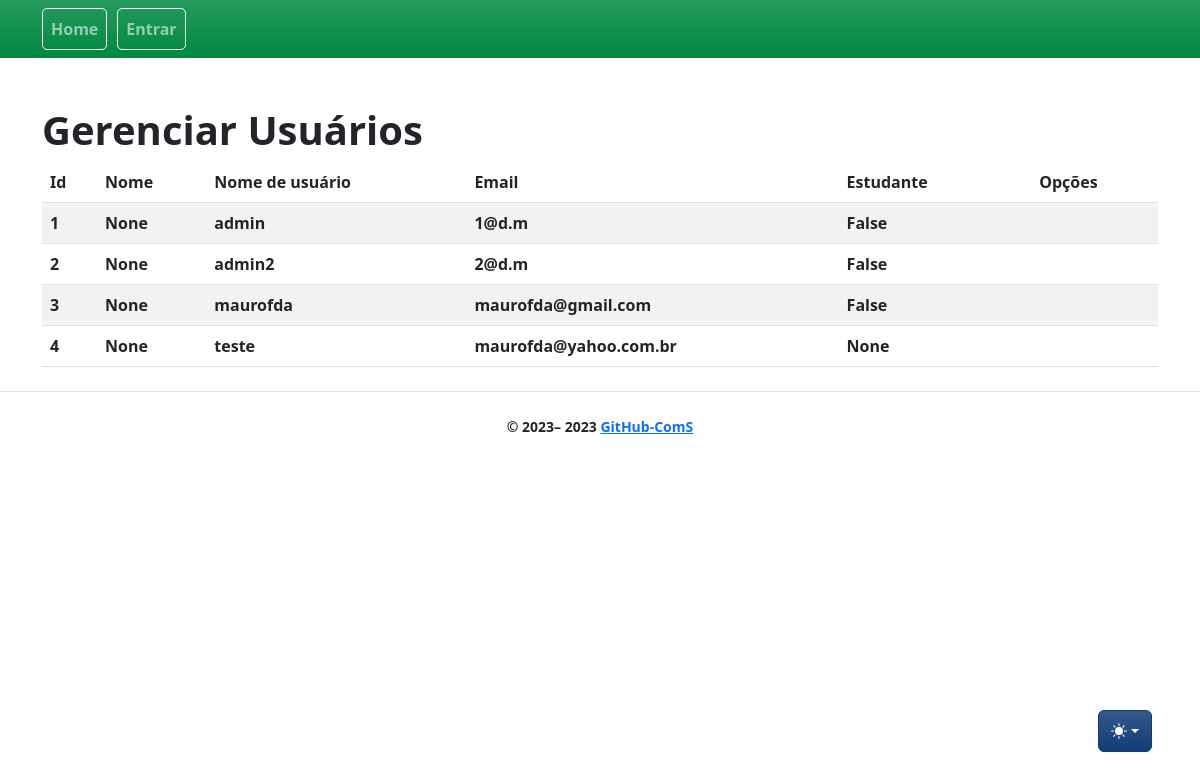
/users/, run on the app's committed database.
### app/models/user.py (models this page shows, shortened)
class User(UserMixin, db.Model):
    __tablename__ = "user"
    id = db.Column(db.Integer, primary_key=True)
    name = db.Column(db.String, nullable=True)
    username = db.Column(db.String(80), unique=True, nullable=False)
    email = db.Column(db.String(120), unique=True, nullable=False)
    pwd = db.Column(db.String(300), nullable=False)
    is_student = db.Column(db.BOOLEAN)

### app/controllers/users_controllers.py (the view)
@bp.route("/", methods=["GET", "POST"])
def index():
    users = User.query.all()
    return render_template(_j.index, entities=users, **properties)

### app/templates/users/index.jinja2 (shortened to what this page needs)
{% extends "base.jinja2" %}
{% from 'bootstrap5/utils.html' import render_icon %}
{% from 'macros/component_confirm_modal.jinja2' import confirmModalMacro, confirmModalScript %}
{% block head %}
{{ super() }}
{% endblock %}
{% block content %}
<div class="table-wrapper">
    <div class="table-title">
        <div class="row">
            <div class="col-sm-6">
                <h1>Gerenciar {{title}}</h1>
            </div>
            <div class="col-sm-6">
            </div>
        </div>
    </div>
    <table class="table table-striped table-hover">
        <thead>
            <tr>
                <th>Id</th>
                <th>Nome</th>
                <th>Nome de usuário</th>
                <th>Email</th>
                <th>Estudante</th>
                <th></th>
                <th>Opções</th>
            </tr>
        </thead>
        <tbody>
            {% for entity in entities %}
            <tr>
                {% for field in list_fields %}
                <td>{{ entity[field] }}</td>
                {% endfor %}
                <td>
                    <a class="btn" href="{{ url_for('users.edit', id=entity.id) }}" data-toggle="tooltip"
                        data-placement="top" title="Tooltip on top"></a>
                    <a  href="#" class="btn clickForActionToConfirm" entity-id="{{entity.id}}" data-bs-toggle="modal"
                        data-bs-target="#modalConfirm" data-entity-reference="{{entity.username}}"
                        data-action="{{url_for('users.delete', id=entity.id)}}" data-action-text="delete" title="delete">
                    </a>
                </td>
            </tr>
            {% endfor %}
        </tbody>
    </table>
</div>
{% endblock %}

### data on the page
User: id "1" "None" "admin" "1@d.m" "False"
User: id "2" "None" "admin2" "2@d.m" "False"
User: id "3" "None" "maurofda" "maurofda@gmail.com" "False"
User: id "4" "None" "teste" "maurofda@yahoo.com.br" "None"

### other printed values
{{ render_nav_item('main.index', 'Home') }} "Home"
{{ render_nav_item('auth.login', 'Entrar') }} "Entrar"
{{ title }} "Usuários"
